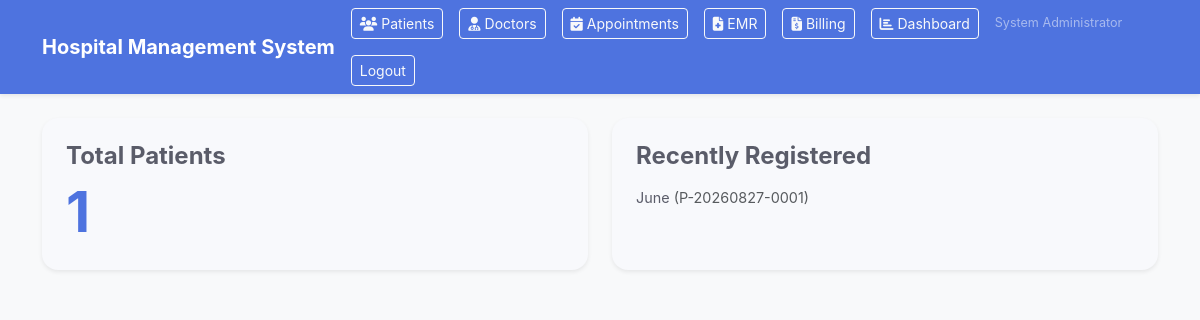
Page /dashboard/patients (signed in) on the committed database.
### Hospital-Management-System/models.py (models this page shows, shortened)
class User(db.Model, UserMixin):
    __tablename__ = "users"
    id = db.Column(db.Integer, primary_key=True)
    username = db.Column(db.String(80), unique=True, nullable=False)
    password_hash = db.Column(db.String(255), nullable=False)
    role = db.Column(db.String(50), nullable=False)
    full_name = db.Column(db.String(120), nullable=False, default="")
    failed_login_attempts = db.Column(db.Integer, default=0, nullable=False)
    is_locked = db.Column(db.Boolean, default=False, nullable=False)
    last_password_change = db.Column(db.DateTime, default=datetime.utcnow, nullable=False)
    patient = db.relationship("Patient", backref="user", uselist=False, cascade="all, delete-orphan")
    doctor = db.relationship("Doctor", backref="user", uselist=False, cascade="all, delete-orphan")
    nurse = db.relationship("Nurse", backref="user", uselist=False, cascade="all, delete-orphan")
    employee = db.relationship("Employee", backref=db.backref("user", uselist=False))

class Patient(db.Model):
    __tablename__ = "patients"
    id = db.Column(db.Integer, primary_key=True)
    user_id = db.Column(db.Integer, db.ForeignKey("users.id"), nullable=True)
    patient_id = db.Column(db.String(50), unique=True, nullable=False, default="")
    full_name = db.Column(db.String(120), nullable=False, default="")
    gender = db.Column(db.String(20), nullable=True)
    date_of_birth = db.Column(db.Date, nullable=True)
    blood_group = db.Column(db.String(10), nullable=True)
    phone = db.Column(db.String(30), nullable=True)
    email = db.Column(db.String(120), nullable=True)
    address = db.Column(db.Text, nullable=True)
    emergency_contact = db.Column(db.String(120), nullable=True)
    next_of_kin = db.Column(db.String(120), nullable=True)
    insurance_provider = db.Column(db.String(120), nullable=True)
    allergies = db.Column(db.Text, nullable=True)
    medical_conditions = db.Column(db.Text, nullable=True)
    photo_filename = db.Column(db.String(255), nullable=True)
    registration_date = db.Column(db.DateTime, default=datetime.utcnow, nullable=False)
    is_active = db.Column(db.Boolean, default=True, nullable=False)

### Hospital-Management-System/routes/patients.py (the view)
@patients_bp.route("/dashboard/patients")
@login_required
def dashboard_patients():
    total_patients = Patient.query.count()
    recent_patients = Patient.query.order_by(Patient.registration_date.desc()).limit(5).all()
    return render_template(
        "dashboard_patients.html",
        total_patients=total_patients,
        recent_patients=recent_patients,
        title="Patient Dashboard",
    )

### Hospital-Management-System/app.py (called while the page is built)
@login_manager.user_loader
def load_user(user_id: str):
    return get_user_by_id(int(user_id))

@app.before_request
def protect_pages():
    if request.endpoint in {None, "static"}:
        return None
    if request.endpoint in {"auth.login", "auth.logout", "auth.register"}:
        return None
    if current_user.is_authenticated:
        return None
    flash("Please log in to continue.", "warning")
    return redirect(url_for("auth.login"))

@app.context_processor
def inject_settings():
    if 'settings' not in g:
        try:
            if db.inspect(db.engine).has_table('system_settings'):
                g.settings = {s.key: s.value for s in SystemSetting.query.all()}
            else:
                g.settings = {}
        except Exception:
            g.settings = {}
    return dict(settings=g.settings)

### Hospital-Management-System/models.py (called while the page is built)
def get_user_by_id(user_id: int) -> Optional[User]:
    if current_app:
        return User.query.get(user_id)
    from app import app as flask_app
    with flask_app.app_context():
        return User.query.get(user_id)

### Hospital-Management-System/templates/patients/dashboard_patients.html
{% extends "base.html" %}
{% block content %}
<div class="row g-4">
    <div class="col-md-6">
        <div class="card border-0 shadow-sm rounded-4 h-100">
            <div class="card-body p-4">
                <h4 class="fw-bold mb-2">Total Patients</h4>
                <p class="display-4 fw-bold text-primary mb-0">{{ total_patients }}</p>
            </div>
        </div>
    </div>
    <div class="col-md-6">
        <div class="card border-0 shadow-sm rounded-4 h-100">
            <div class="card-body p-4">
                <h4 class="fw-bold mb-2">Recently Registered</h4>
                <ul class="list-group list-group-flush">
                    {% for patient in recent_patients %}
                    <li class="list-group-item px-0">
                        {{ patient.full_name }} <span class="text-muted">({{ patient.patient_id }})</span>
                    </li>
                    {% else %}
                    <li class="list-group-item px-0 text-muted">No patients registered yet.</li>
                    {% endfor %}
                </ul>
            </div>
        </div>
    </div>
</div>
{% endblock %}

### Hospital-Management-System/templates/base.html (shortened to what this page needs)
<!doctype html>
<html lang="en">
<head>
    <link href="https://cdn.jsdelivr.net/npm/bootstrap@5.3.3/dist/css/bootstrap.min.css" rel="stylesheet">
    <link rel="stylesheet" href="https://cdnjs.cloudflare.com/ajax/libs/font-awesome/6.5.2/css/all.min.css">
    <link rel="stylesheet" href="{{ url_for('static', filename='css/style.css') }}">
</head>
<body class="bg-light">
    <nav class="navbar navbar-expand-lg navbar-dark bg-primary shadow-sm">
        <div class="container">
            <a class="navbar-brand fw-bold" href="{{ url_for('auth.dashboard') if current_user.is_authenticated else url_for('auth.login') }}">Hospital Management System</a>
            {% if current_user.is_authenticated %}
                <div class="d-flex align-items-center gap-3 flex-wrap">
                    <a class="btn btn-outline-light btn-sm" href="{{ url_for('patients.patients_index') }}"><i class="fas fa-users me-1"></i>Patients</a>
                    <a class="btn btn-outline-light btn-sm" href="{{ url_for('doctors.doctors_index') }}"><i class="fas fa-user-md me-1"></i>Doctors</a>
                    <a class="btn btn-outline-light btn-sm" href="{{ url_for('appointments.appointments_index') }}"><i class="fas fa-calendar-check me-1"></i>Appointments</a>
                    <a class="btn btn-outline-light btn-sm" href="{{ url_for('emr.emr_index') }}"><i class="fas fa-file-medical me-1"></i>EMR</a>
                    <a class="btn btn-outline-light btn-sm" href="{{ url_for('billing.billing_index') }}"><i class="fas fa-file-invoice-dollar me-1"></i>Billing</a>
                    <a class="btn btn-outline-light btn-sm" href="{{ url_for('patients.dashboard_patients') }}"><i class="fas fa-chart-bar me-1"></i>Dashboard</a>
                    <span class="text-white-50 small">{{ current_user.full_name or current_user.username }}</span>
                    <a class="btn btn-outline-light btn-sm" href="{{ url_for('auth.logout') }}">Logout</a>
                </div>
            {% endif %}
        </div>
    </nav>
    <main class="container py-4">
        {% block content %}{% endblock %}
    </main>
</body>
</html>

### Hospital-Management-System/static/css/style.css (style rules this page uses)
:root { --bs-primary-rgb: 78, 115, 223; --bs-secondary-rgb: 133, 135, 150; --bs-font-sans-serif: "Inter", -apple-system, BlinkMacSystemFont, "Segoe UI", Roboto, "Helvetica Neue", Arial, sans-serif; --bs-body-font-family: var(--bs-font-sans-serif); --bs-body-font-size: 0.9rem; --bs-body-color: #5a5c69; --bs-body-bg: #f8f9fc; }
body { overflow-x: hidden; }
.list-group-item { transition: all 0.2s ease-in-out; border-left: 3px solid transparent; }
.navbar { box-shadow: 0 0.15rem 1.75rem 0 rgba(58, 59, 69, 0.15); }
.card { border: none; transition: all 0.3s; }

### rows in the picture
User: full_name "System Administrator"
Patient: full_name "June", patient_id "P-20260827-0001"

### other values in the picture
{{ total_patients }} "1"
